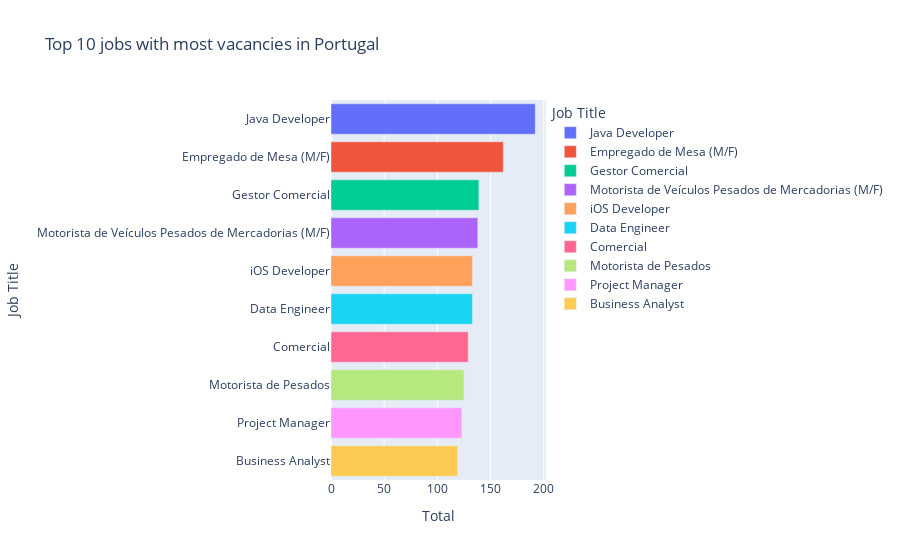

Source (notebook cell):
### Code cell
jobs_df = pd.DataFrame(df_eda.job_title.value_counts().sort_values(ascending=False)) \
    .reset_index().rename(columns={'job_title':'Total', 'index':'Job Title'})[:10]
fig = px.bar(jobs_df, 'Total', 'Job Title', color='Job Title', title='Top 10 jobs with most vacancies in Portugal')
fig.update_yaxes(type='category')
fig.show()

### Figure 1 — Plotly figure (JSON) as saved in the notebook; plotly's stock layout.template omitted (floating-point values rounded to 4 significant figures)
{"data": [{"alignmentgroup": "True", "hovertemplate": "Job Title=%{y}<br>Total=%{x}<extra></extra>", "legendgroup": "Java Developer", "marker": {"color": "#636efa", "pattern": {"shape": ""}}, "name": "Java Developer", "offsetgroup": "Java Developer", "orientation": "h", "showlegend": true, "textposition": "auto", "type": "bar", "x": [192], "xaxis": "x", "y": ["Java Developer"], "yaxis": "y"}, {"alignmentgroup": "True", "hovertemplate": "Job Title=%{y}<br>Total=%{x}<extra></extra>", "legendgroup": "Empregado de Mesa (M/F)", "marker": {"color": "#EF553B", "pattern": {"shape": ""}}, "name": "Empregado de Mesa (M/F)", "offsetgroup": "Empregado de Mesa (M/F)", "orientation": "h", "showlegend": true, "textposition": "auto", "type": "bar", "x": [162], "xaxis": "x", "y": ["Empregado de Mesa (M/F)"], "yaxis": "y"}, {"alignmentgroup": "True", "hovertemplate": "Job Title=%{y}<br>Total=%{x}<extra></extra>", "legendgroup": "Gestor Comercial", "marker": {"color": "#00cc96", "pattern": {"shape": ""}}, "name": "Gestor Comercial", "offsetgroup": "Gestor Comercial", "orientation": "h", "showlegend": true, "textposition": "auto", "type": "bar", "x": [139], "xaxis": "x", "y": ["Gestor Comercial"], "yaxis": "y"}, {"alignmentgroup": "True", "hovertemplate": "Job Title=%{y}<br>Total=%{x}<extra></extra>", "legendgroup": "Motorista de Veículos Pesados de Mercadorias (M/F)", "marker": {"color": "#ab63fa", "pattern": {"shape": ""}}, "name": "Motorista de Veículos Pesados de Mercadorias (M/F)", "offsetgroup": "Motorista de Veículos Pesados de Mercadorias (M/F)", "orientation": "h", "showlegend": true, "textposition": "auto", "type": "bar", "x": [138], "xaxis": "x", "y": ["Motorista de Veículos Pesados de Mercadorias (M/F)"], "yaxis": "y"}, {"alignmentgroup": "True", "hovertemplate": "Job Title=%{y}<br>Total=%{x}<extra></extra>", "legendgroup": "iOS Developer", "marker": {"color": "#FFA15A", "pattern": {"shape": ""}}, "name": "iOS Developer", "offsetgroup": "iOS Developer", "orientation": "h", "showlegend": true, "textposition": "auto", "type": "bar", "x": [133], "xaxis": "x", "y": ["iOS Developer"], "yaxis": "y"}, {"alignmentgroup": "True", "hovertemplate": "Job Title=%{y}<br>Total=%{x}<extra></extra>", "legendgroup": "Data Engineer", "marker": {"color": "#19d3f3", "pattern": {"shape": ""}}, "name": "Data Engineer", "offsetgroup": "Data Engineer", "orientation": "h", "showlegend": true, "textposition": "auto", "type": "bar", "x": [133], "xaxis": "x", "y": ["Data Engineer"], "yaxis": "y"}, {"alignmentgroup": "True", "hovertemplate": "Job Title=%{y}<br>Total=%{x}<extra></extra>", "legendgroup": "Comercial", "marker": {"color": "#FF6692", "pattern": {"shape": ""}}, "name": "Comercial", "offsetgroup": "Comercial", "orientation": "h", "showlegend": true, "textposition": "auto", "type": "bar", "x": [129], "xaxis": "x", "y": ["Comercial"], "yaxis": "y"}, {"alignmentgroup": "True", "hovertemplate": "Job Title=%{y}<br>Total=%{x}<extra></extra>", "legendgroup": "Motorista de Pesados", "marker": {"color": "#B6E880", "pattern": {"shape": ""}}, "name": "Motorista de Pesados", "offsetgroup": "Motorista de Pesados", "orientation": "h", "showlegend": true, "textposition": "auto", "type": "bar", "x": [125], "xaxis": "x", "y": ["Motorista de Pesados"], "yaxis": "y"}, {"alignmentgroup": "True", "hovertemplate": "Job Title=%{y}<br>Total=%{x}<extra></extra>", "legendgroup": "Project Manager", "marker": {"color": "#FF97FF", "pattern": {"shape": ""}}, "name": "Project Manager", "offsetgroup": "Project Manager", "orientation": "h", "showlegend": true, "textposition": "auto", "type": "bar", "x": [123], "xaxis": "x", "y": ["Project Manager"], "yaxis": "y"}, {"alignmentgroup": "True", "hovertemplate": "Job Title=%{y}<br>Total=%{x}<extra></extra>", "legendgroup": "Business Analyst", "marker": {"color": "#FECB52", "pattern": {"shape": ""}}, "name": "Business Analyst", "offsetgroup": "Business Analyst", "orientation": "h", "showlegend": true, "textposition": "auto", "type": "bar", "x": [119], "xaxis": "x", "y": ["Business Analyst"], "yaxis": "y"}], "layout": {"barmode": "relative", "legend": {"title": {"text": "Job Title"}, "tracegroupgap": 0}, "title": {"text": "Top 10 jobs with most vacancies in Portugal"}, "xaxis": {"anchor": "y", "domain": [0, 1], "title": {"text": "Total"}}, "yaxis": {"anchor": "x", "categoryarray": ["Business Analyst", "Project Manager", "Motorista de Pesados", "Comercial", "Data Engineer", "iOS Developer", "Motorista de Veículos Pesados de Mercadorias (M/F)", "Gestor Comercial", "Empregado de Mesa (M/F)", "Java Developer"], "categoryorder": "array", "domain": [0, 1], "title": {"text": "Job Title"}, "type": "category"}}}
